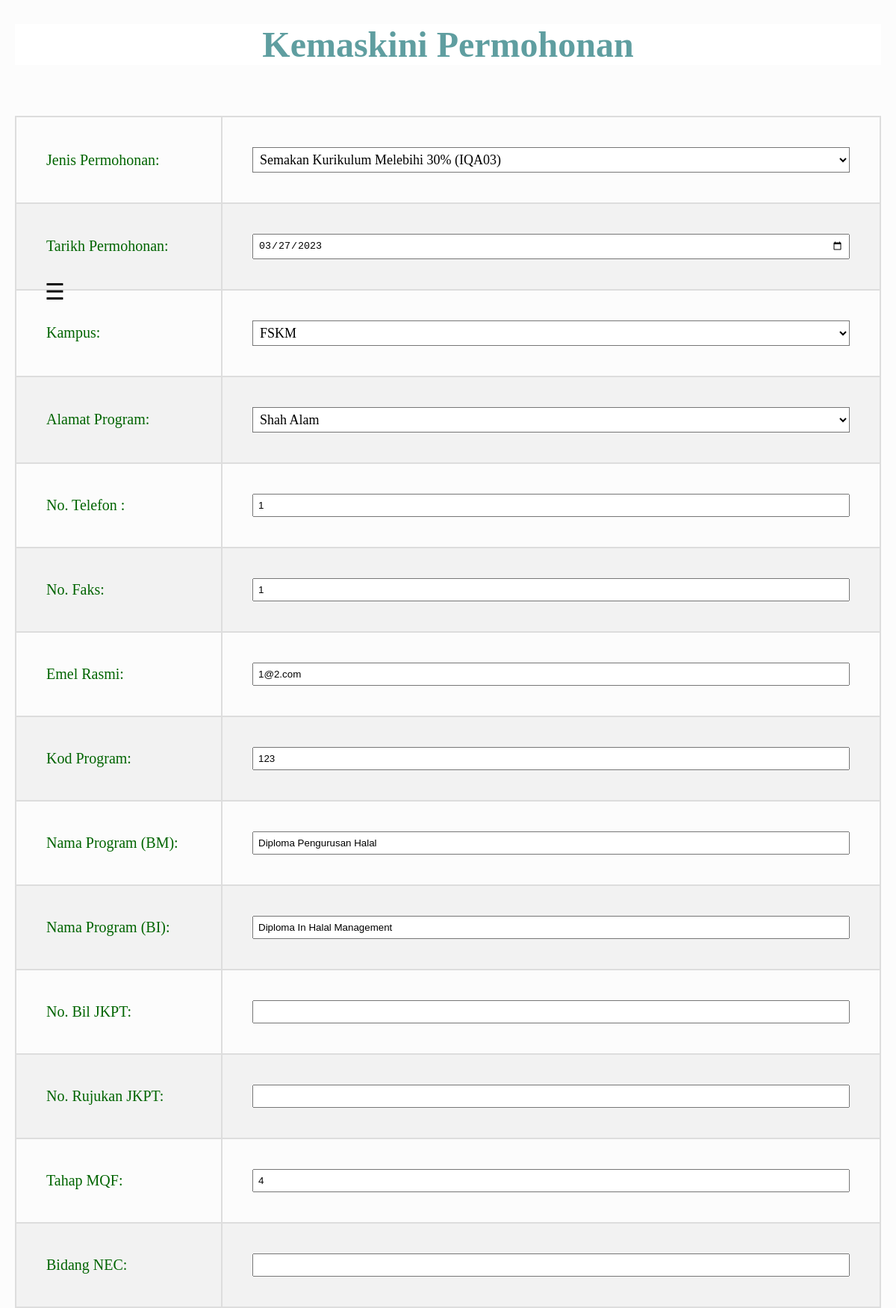
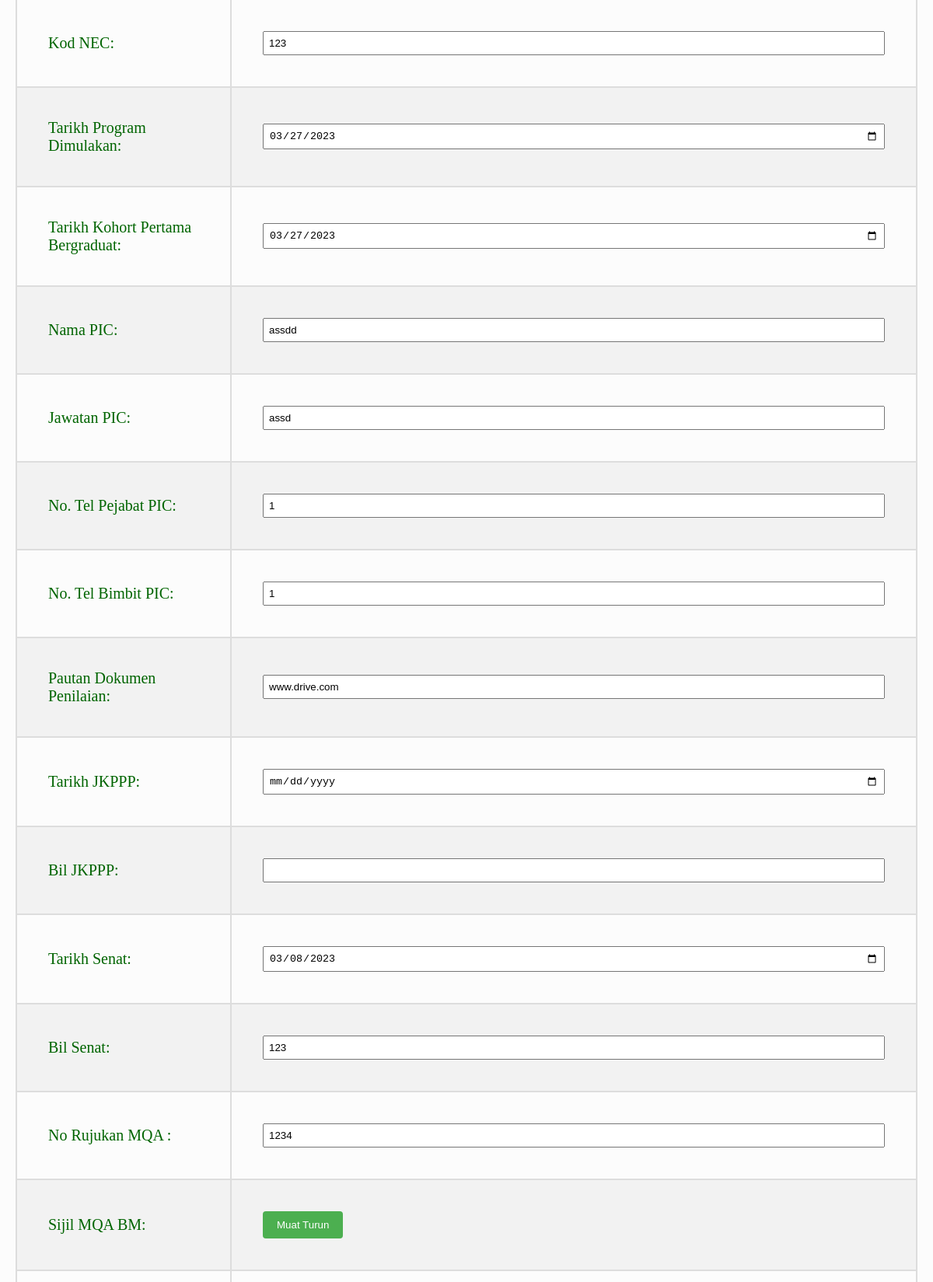
Screenshot of /edit.php?permohonan_id=1 (signed in, upper part) with the database file from the repository (2 pictures, top to bottom).
### tables this page shows
CREATE TABLE `permohonan` (
  `permohonan_id` int(11) NOT NULL,
  `status_id` int(11) NOT NULL,
  `jenis_permohonan` varchar(50) NOT NULL,
  `tarikh_permohonan` date NOT NULL,
  `kampus` varchar(250) NOT NULL,
  `alamat_program` varchar(250) NOT NULL,
  `no_fon` varchar(20) NOT NULL,
  `no_faks` varchar(20) NOT NULL,
  `emel_rasmi` varchar(50) NOT NULL,
  `kod_program` varchar(20) NOT NULL,
  `nama_program_bm` varchar(50) NOT NULL,
  `nama_program_bi` varchar(50) NOT NULL,
  `tarikh_jkpt` date NOT NULL,
  `tahap_mqf` varchar(10) NOT NULL,
  `kod_nec` varchar(20) NOT NULL,
  `tarikh_program_dimulakan` date NOT NULL,
  `tarikh_kohort_pertama_bergraduat` date NOT NULL,
  `nama_pic` varchar(50) NOT NULL,
  `jawatan_pic` varchar(30) NOT NULL,
  `no_tel_pejabat_pic` varchar(20) NOT NULL,
  `no_tel_bimbit_pic` varchar(20) NOT NULL,
  `pautan_dokumen_penilaian` varchar(50) NOT NULL,
  `tarikh_diterima_uhek` date NOT NULL,
  `tarikh_senat` date NOT NULL,
  `bil_senat` varchar(20) NOT NULL,
  `no_rujukan_mqa` varchar(20) NOT NULL,
  `sijil_mqa_bm` varchar(20) NOT NULL,
  `sijil_mqa_bi` varchar(20) NOT NULL,
  `panel_dalam` varchar(50) NOT NULL,
  `panel_luar` varchar(50) NOT NULL,
  `status_permohonan` varchar(50) NOT NULL
);

### edit.php (the view, shortened to what this page needs)
<?php
$servername = "";
$username = "";
$password = "";
$dbname = "";
$conn = mysqli_connect($servername, $username, $password, $dbname);
if (isset($_GET['permohonan_id'])) {
	$permohonan_id = $_GET['permohonan_id'];
	$sql = "SELECT * FROM permohonan WHERE permohonan_id = $permohonan_id";
	$result = mysqli_query($conn, $sql);
	if (mysqli_num_rows($result) > 0) {
		$panel = mysqli_fetch_assoc($result);
	} else {
		die("Permohonan tidak dijumpai");
	}
} else {
	die("Permohonan ID not specified");
}
?>
<!DOCTYPE html>
<html>
<head>
</head>
<body>
    <div style="background-color:white"><h1>Kemaskini Permohonan</h1></div>
    <span style="position:fixed;left:5%;top:6%;font-size:30px;cursor:pointer" onclick="openNav()">&#9776;</span>
	<form method="post" style="text-align:center">
	    <br><br>
    <table>
        <form action="<?php echo htmlspecialchars($_SERVER["PHP_SELF"]); ?>" method="post">
            <tr>
                <td>
                    <label for="jenis_permohonan">Jenis Permohonan:</label>
                </td>
                <td>
                    <select name="jenis_permohonan" id="jenis_permohonan" style="width: 800px; padding: 5px;">
                        <option value="IQA03" <?php if ($panel['jenis_permohonan'] == 'IQA03') echo 'selected'; ?>>Semakan Kurikulum Melebihi 30% (IQA03)</option>
                    </select>
                </td>
            </tr>
            <tr>
                <td>
                    <label for="tarikh_permohonan">Tarikh Permohonan:</label>
                </td>
                <td>
                    <input type="date" name="tarikh_permohonan" id="tarikh_permohonan" value="<?php echo $panel['tarikh_permohonan']; ?>" style="width: 784px; padding: 6px;">
                </td>
            </tr>
            <tr>
                <td>
                    <label for="kampus">Kampus:</label>
                </td>
                <td>
                    <select name="kampus" id="kampus" style="width: 800px; padding: 5px;">
                        <?php
                        $kampusOptions = "SELECT DISTINCT nama_fakulti FROM fakulti";
                        $kampusResult = mysqli_query($conn, $kampusOptions);
                        while ($row = mysqli_fetch_assoc($kampusResult)) {
                            $selected = ($row['nama_fakulti'] == $panel['kampus']) ? 'selected' : '';
                            echo "<option value='" . $row['nama_fakulti'] . "' $selected>" . $row['nama_fakulti'] . "</option>";
                        }
                        ?>
                    </select>
                </td>
            </tr>
            <tr>
                <td>
                    <label for="alamat_program">Alamat Program:</label>
                </td>
                <td>
                    <select name="alamat_program" id="alamat_program" style="width: 800px; padding: 5px;">
                        <?php
                        $alamatProgramOptions = "SELECT DISTINCT alamat_fakulti FROM fakulti";
                        $alamatProgramResult = mysqli_query($conn, $alamatProgramOptions);
                        while ($row = mysqli_fetch_assoc($alamatProgramResult)) {
                            $selected = ($row['alamat_fakulti'] == $panel['alamat_program']) ? 'selected' : '';
                            echo "<option value='" . $row['alamat_fakulti'] . "' $selected>" . $row['alamat_fakulti'] . "</option>";
                        }
                        ?>
                    </select>
                </td>
            </tr>
            <tr>
                <td>
                    <label for="no_fon">No. Telefon :</label>
                </td>
                <td>
                    <input type="text" name="no_fon" id="no_fon" value="<?php echo $panel['no_fon']; ?>" style="width: 784px; padding: 6px;">
                </td>
            </tr>
            <tr>
                <td>
                    <label for="no_faks">No. Faks:</label>
                </td>
                <td>
                    <input type="text" name="no_faks" id="no_faks" value="<?php echo $panel['no_faks']; ?>" style="width: 784px; padding: 6px;">
                </td>
            </tr>
            <tr>
                <td>
                    <label for="emel_rasmi">Emel Rasmi:</label>
                </td>
                <td>
                    <input type="email" name="emel_rasmi" id="emel_rasmi" value="<?php echo $panel['emel_rasmi']; ?>" style="width: 784px; padding: 6px;">
                </td>
            </tr>
            <tr>
                <td>
                    <label for="kod_program">Kod Program:</label>
                </td>
                <td>
                    <input type="text" name="kod_program" id="kod_program" value="<?php echo $panel['kod_program']; ?>" style="width: 784px; padding: 6px;">
                </td>
            </tr>
            <tr>
                <td>
                    <label for="nama_program_bm">Nama Program (BM):</label>
                </td>
                <td>
                    <input type="text" name="nama_program_bm" id="nama_program_bm" value="<?php echo $panel['nama_program_bm']; ?>" style="width: 784px; padding: 6px;">
                </td>
            </tr>
            <tr>
                <td>
                    <label for="nama_program_bi">Nama Program (BI):</label>
                </td>
                <td>
                    <input type="text" name="nama_program_bi" id="nama_program_bi" value="<?php echo $panel['nama_program_bi']; ?>" style="width: 784px; padding: 6px;">
                </td>
            </tr>
            <tr>
                <td>
                    <label for="no_bil_jkpt">No. Bil JKPT:</label>
                </td>
                <td>
                    <input type="text" name="no_bil_jkpt" id="no_bil_jkpt" value="<?php echo $panel['no_bil_jkpt']; ?>" style="width: 784px; padding: 6px;">
                </td>
            </tr>
            <tr>
                <td><label for="no_ruj_jkpt">No. Rujukan JKPT:</label></td>
                <td><input type="text" name="no_ruj_jkpt" id="no_ruj_jkpt" value="<?php echo $panel['no_ruj_jkpt']; ?>" style="width: 784px; padding: 6px;"></td>
            </tr>
            <tr>
                <td>
                    <label for="tahap_mqf">Tahap MQF:</label>
                </td>
                <td>
                    <input type="text" name="tahap_mqf" id="tahap_mqf" value="<?php echo $panel['tahap_mqf']; ?>" style="width: 784px; padding: 6px;">
                </td>
            </tr>
            <tr>
                <td>
                    <label for="bidang_nec">Bidang NEC:</label>
                </td>
                <td>
                    <input type="text" name="bidang_nec" id="bidang_nec" value="<?php echo $panel['bidang_nec']; ?>" style="width: 784px; padding: 6px;">
                </td>
            </tr>
            <tr>
                <td>
                    <label for="kod_nec">Kod NEC:</label>
                </td>
                <td>
                    <input type="text" name="kod_nec" id="kod_nec" value="<?php echo $panel['kod_nec']; ?>" style="width: 784px; padding: 6px;">
                </td>
            </tr>
            <tr>
                <td>
                    <label for="tarikh_program_dimulakan">Tarikh Program Dimulakan:</label>
                </td>
                <td>
                    <input type="date" name="tarikh_program_dimulakan" id="tarikh_program_dimulakan" value="<?php echo $panel['tarikh_program_dimulakan'];  ?>" style="width: 784px; padding: 6px;">
                </td>
            </tr>
            <tr>
                <td>
                    <label for="tarikh_kohort_pertama_bergraduat">Tarikh Kohort Pertama Bergraduat:</label>
                </td>
                <td>
                    <input type="date" name="tarikh_kohort_pertama_bergraduat" id="tarikh_kohort_pertama_bergraduat" value="<?php echo $panel['tarikh_kohort_pertama_bergraduat']; ?>" style="width: 784px; padding: 6px;">
                </td>
            </tr>
            <tr>
                <td>
                    <label for="nama_pic">Nama PIC:</label>
                </td>
                <td>
                    <input type="text" name="nama_pic" id="nama_pic" value="<?php echo $panel['nama_pic']; ?>" style="width: 784px; padding: 6px;">
                </td>
            </tr>
            <tr>
                <td>
                        <label for="jawatan_pic">Jawatan PIC:</label>
                </td>
                <td>
                        <input type="text" name="jawatan_pic" id="jawatan_pic" value="<?php echo $panel['jawatan_pic']; ?>" style="width: 784px; padding: 6px;">
                </td>
            </tr>
            <tr>
                <td>
                        <label for="no_tel_pejabat_pic">No. Tel Pejabat PIC:</label>
                </td>
                <td>
                    <input type="text" name="no_tel_pejabat_pic" id="no_tel_pejabat_pic" value="<?php echo $panel['no_tel_pejabat_pic']; ?>" style="width: 784px; padding: 6px;">
                </td>
            </tr>
            <tr>
                <td>
                        <label for="no_tel_bimbit_pic">No. Tel Bimbit PIC:</label>
                </td>
                <td>
                        <input type="text" name="no_tel_bimbit_pic" id="no_tel_bimbit_pic" value="<?php echo $panel['no_tel_bimbit_pic']; ?>" style="width: 784px; padding: 6px;">
                </td>
            </tr>
            <tr>
                <td>
                    <label for="pautan_dokumen_penilaian">Pautan Dokumen Penilaian:</label>
                </td>
                <td>
                    <input type="text" name="pautan_dokumen_penilaian" id="pautan_dokumen_penilaian" value="<?php echo $panel['pautan_dokumen_penilaian']; ?>" style="width: 784px; padding: 6px;">
                </td>
            </tr>
            <tr>
                <td>
                    <label for="tarikh_jkppp">Tarikh JKPPP:</label>
                </td>
                <td>
                        <input type="date" name="tarikh_jkppp" id="tarikh_jkppp" value="<?php echo $panel['tarikh_jkppp']; ?>" style="width: 784px; padding: 6px;">
                </td>
            </tr>
            <tr>
                <td>
                    <label for="bil_jkppp">Bil JKPPP:</label>
                </td>
                <td>
                    <input type="text" name="bil_jkppp" id="bil_jkppp" value="<?php echo $panel['bil_jkppp']; ?>" style="width: 784px; padding: 6px;">
                </td>
            </tr>
            <tr>
                <td>
                    <label for="tarikh_senat">Tarikh Senat:</label>
                </td>
                <td>
                        <input type="date" name="tarikh_senat" id="tarikh_senat" value="<?php echo $panel['tarikh_senat']; ?>" style="width: 784px; padding: 6px;">
                </td>
            </tr>
            <tr>
                <td>
                    <label for="bil_senat">Bil Senat:</label>
                </td>
                <td>
                    <input type="text" name="bil_senat" id="bil_senat" value="<?php echo $panel['bil_senat']; ?>" style="width: 784px; padding: 6px;">
                </td>
            </tr>
            <tr>
                <td>
                    <label for="no_rujukan_mqa">No Rujukan MQA :</label>
                </td>
                <td>
                    <input type="text" name="no_rujukan_mqa" id="no_rujukan_mqa" value="<?php echo $panel['no_rujukan_mqa']; ?>" style="width: 784px; padding: 6px;">
                </td>
            </tr>
            <tr>
                <td>
                    <label for="sijil_mqa_bm">Sijil MQA BM:</label>
                </td>
                <td>
                    <a href="<?php echo $panel['sijil_mqa_bm']; ?>" download>
                        <button type="button">Muat Turun</button>
                    </a>
                </td>
            </tr>
            <tr>
                <td>
                </td>
                <td>
                </td>
            </tr>
        </form>
    </table>
    <br><br><br>
    </form>
</body>
</html>

### edit.php (style rules this page uses)
h1 { text-align: center; font-size: 3em; color: cadetblue; }
table { border-collapse: collapse; width: 100%; text-align: center; }
th, td { text-align: left; padding: 40px; border: 2px solid #ddd; vertical-align: middle; font-size: 20px; color: darkgreen; }
select { font-style: "Times New Roman"; font-weight: ; font-stretch: ; font-size: 18px; font-family: Calibri; ; text-rendering: auto; color: fieldtext; letter-spacing: normal; word-spacing: normal; line-height: normal; text-transform: none; text-indent: 0px; text-shadow: none; display: inline-block; text-align: start; appearance: auto; box-sizing: border-box; align-items: center; white-space: pre; -webkit-rtl-ordering: logical; background-color: field; cursor: default; margin: 0em; border-width: 1px; border-style: solid; border-color: -internal-light-dark(rgb(118, 118, 118), rgb(133, 133, 133)); border-image: initial; border-radius: 0px; }
tr:nth-child(even) { background-color: #f2f2f2; }
button { background-color: #4CAF50; color: white; padding: 10px 18px; border: none; border-radius: 4px; cursor: pointer; }
body { background-color: #fcfcfc; display: block; margin: 20px; }

### rows the page displays
permohonan: jenis_permohonan "Semakan Kurikulum Melebihi 30% (IQA03)", tarikh_permohonan "03/27/2023", no_fon "1", no_faks "1", emel_rasmi "1@2.com", kod_program "123", nama_program_bm "Diploma Pengurusan Halal", nama_program_bi "Diploma In Halal Management", tahap_mqf "4", kod_nec "123", tarikh_program_dimulakan "03/27/2023", tarikh_kohort_pertama_bergraduat "03/27/2023", nama_pic "assdd", jawatan_pic "assd", no_tel_pejabat_pic "1", no_tel_bimbit_pic "1", pautan_dokumen_penilaian "www.drive.com", tarikh_senat "03/08/2023", bil_senat "123", no_rujukan_mqa "1234"

### other values shown
form field kampus "FSKM"
form field alamat_program "Shah Alam"
